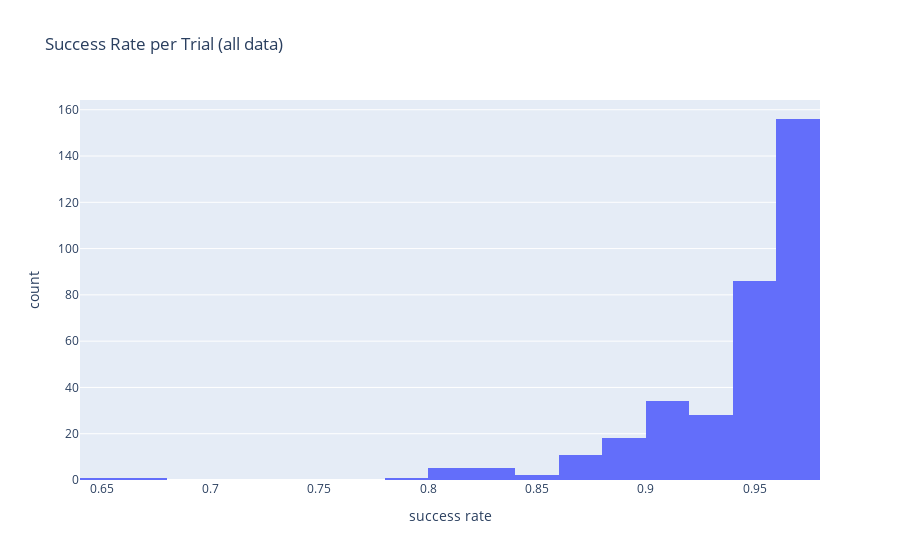

Notebook code for this chart:
### Code cell
reg_trials_hist = px.histogram(success_per_trial, nbins=20, x="success_per_trial"
                   , title='Success Rate per Trial (all data)', labels={'success_per_trial':'success rate'})
reg_trials_hist.show()

### Figure 1 — Plotly figure (JSON) as saved in the notebook; plotly's stock layout.template omitted (floating-point values rounded to 4 significant figures; data arrays with more than 128 entries replaced by an {"elided": "..."} marker saying what was removed)
{"data": [{"alignmentgroup": "True", "bingroup": "x", "hovertemplate": "success rate=%{x}<br>count=%{y}<extra></extra>", "legendgroup": "", "marker": {"color": "#636efa", "pattern": {"shape": ""}}, "name": "", "nbinsx": 20, "offsetgroup": "", "orientation": "v", "showlegend": false, "type": "histogram", "x": {"elided": "348 float values"}, "xaxis": "x", "yaxis": "y"}], "layout": {"barmode": "relative", "legend": {"tracegroupgap": 0}, "title": {"text": "Success Rate per Trial (all data)"}, "xaxis": {"anchor": "y", "domain": [0, 1], "title": {"text": "success rate"}}, "yaxis": {"anchor": "x", "domain": [0, 1], "title": {"text": "count"}}}}
